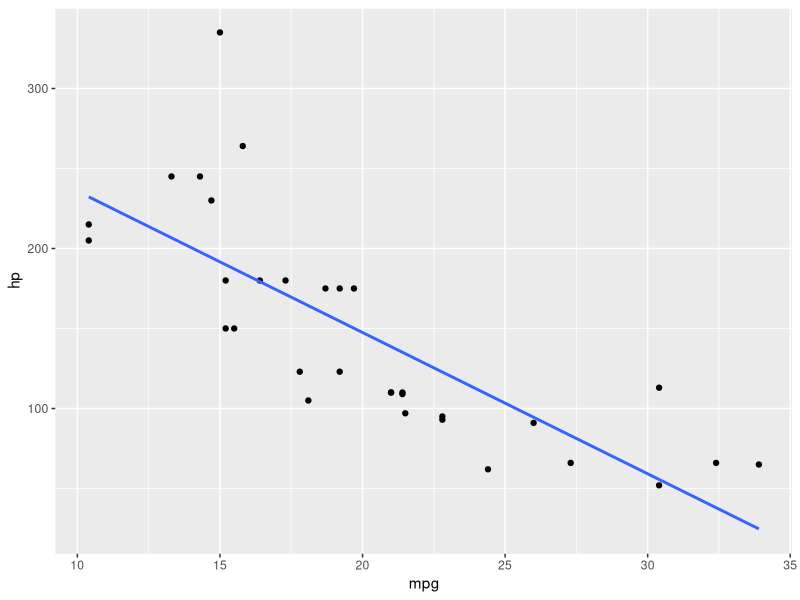

Generate this figure with R:
## ---- chunk 1
knitr::opts_chunk$set(echo = FALSE)
library(tidyverse)
## ---- chunk 2

ggplot(mtcars, aes(x=mpg, y=hp))+ geom_point()+geom_smooth(method="lm", se=FALSE)

